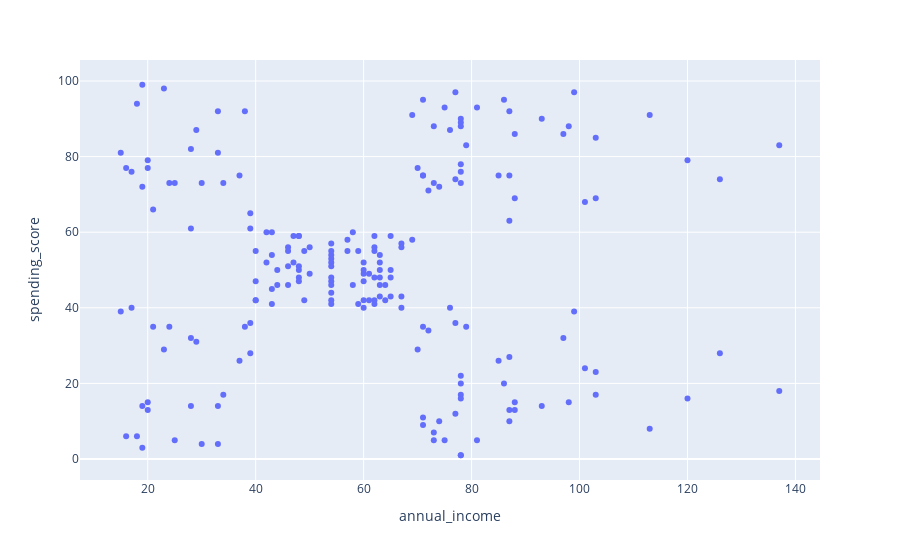

This figure's notebook cell:
### Markdown cell above
**The clusters is not obvious according to age and spending score. Two clusters is obvious but it can be more**

### Code cell
px.scatter(df, x="annual_income", y="spending_score")

### Figure 1 — Plotly figure (JSON) as saved in the notebook; plotly's stock layout.template omitted (floating-point values rounded to 4 significant figures; data arrays with more than 128 entries replaced by an {"elided": "..."} marker saying what was removed)
{"data": [{"hovertemplate": "annual_income=%{x}<br>spending_score=%{y}<extra></extra>", "legendgroup": "", "marker": {"color": "#636efa", "symbol": "circle"}, "mode": "markers", "name": "", "orientation": "v", "showlegend": false, "type": "scatter", "x": {"elided": "200 int values"}, "xaxis": "x", "y": {"elided": "200 int values"}, "yaxis": "y"}], "layout": {"legend": {"tracegroupgap": 0}, "margin": {"t": 60}, "xaxis": {"anchor": "y", "domain": [0, 1], "title": {"text": "annual_income"}}, "yaxis": {"anchor": "x", "domain": [0, 1], "title": {"text": "spending_score"}}}}
